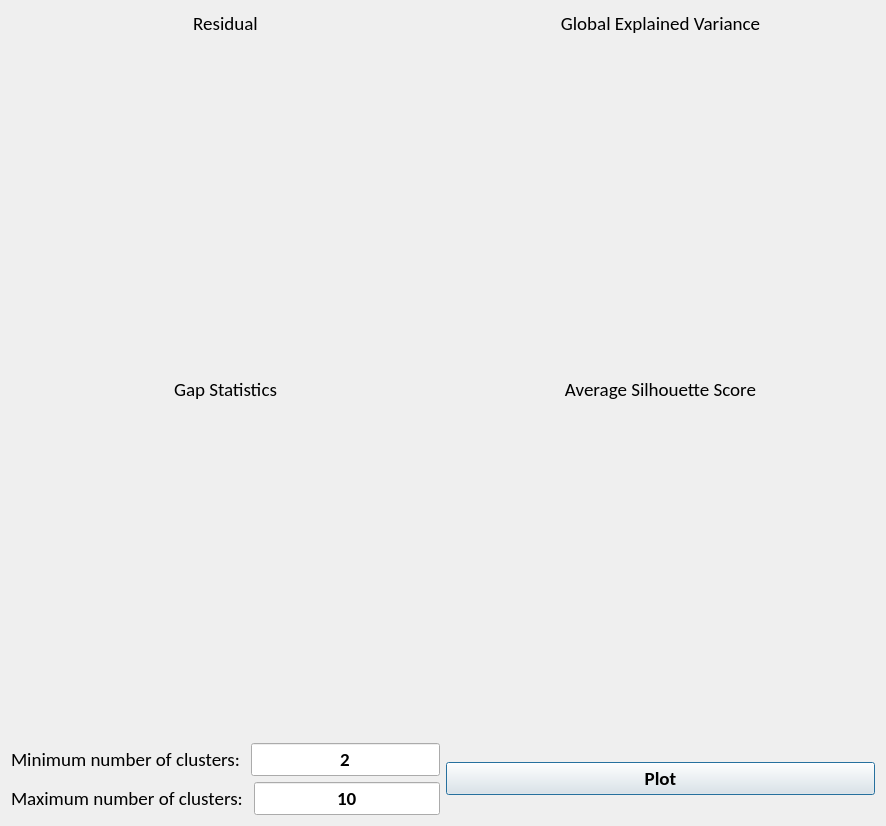
<?xml version="1.0" encoding="UTF-8"?>
<ui version="4.0">
 <class>Dialog</class>
 <widget class="QDialog" name="Dialog">
  <property name="geometry">
   <rect>
    <x>0</x>
    <y>0</y>
    <width>886</width>
    <height>826</height>
   </rect>
  </property>
  <property name="font">
   <font>
    <family>Calibri</family>
    <pointsize>14</pointsize>
   </font>
  </property>
  <property name="windowTitle">
   <string>Dialog</string>
  </property>
  <layout class="QGridLayout" name="gridLayout_2">
   <item row="0" column="0">
    <layout class="QGridLayout" name="gridLayout">
     <item row="0" column="1">
      <widget class="QLabel" name="gev_label">
       <property name="sizePolicy">
        <sizepolicy hsizetype="MinimumExpanding" vsizetype="Maximum">
         <horstretch>0</horstretch>
         <verstretch>0</verstretch>
        </sizepolicy>
       </property>
       <property name="font">
        <font>
         <pointsize>14</pointsize>
        </font>
       </property>
       <property name="text">
        <string>Global Explained Variance</string>
       </property>
       <property name="alignment">
        <set>Qt::AlignCenter</set>
       </property>
      </widget>
     </item>
     <item row="1" column="0" rowspan="3">
      <widget class="MplWidget" name="MplWidget_residual" native="true">
       <property name="sizePolicy">
        <sizepolicy hsizetype="Preferred" vsizetype="Preferred">
         <horstretch>0</horstretch>
         <verstretch>0</verstretch>
        </sizepolicy>
       </property>
       <property name="minimumSize">
        <size>
         <width>400</width>
         <height>300</height>
        </size>
       </property>
       <property name="font">
        <font>
         <pointsize>14</pointsize>
        </font>
       </property>
      </widget>
     </item>
     <item row="0" column="0">
      <widget class="QLabel" name="residual_label">
       <property name="sizePolicy">
        <sizepolicy hsizetype="MinimumExpanding" vsizetype="Maximum">
         <horstretch>0</horstretch>
         <verstretch>0</verstretch>
        </sizepolicy>
       </property>
       <property name="font">
        <font>
         <pointsize>14</pointsize>
        </font>
       </property>
       <property name="text">
        <string>Residual</string>
       </property>
       <property name="alignment">
        <set>Qt::AlignCenter</set>
       </property>
      </widget>
     </item>
     <item row="6" column="0" colspan="2">
      <layout class="QGridLayout" name="gridLayout_4">
       <item row="0" column="0">
        <layout class="QHBoxLayout" name="horizontalLayout_2">
         <item>
          <widget class="QLabel" name="label_3">
           <property name="sizePolicy">
            <sizepolicy hsizetype="Minimum" vsizetype="Maximum">
             <horstretch>0</horstretch>
             <verstretch>0</verstretch>
            </sizepolicy>
           </property>
           <property name="font">
            <font>
             <pointsize>14</pointsize>
            </font>
           </property>
           <property name="text">
            <string>Minimum number of clusters: </string>
           </property>
          </widget>
         </item>
         <item>
          <widget class="QLineEdit" name="k_min_maps_input">
           <property name="sizePolicy">
            <sizepolicy hsizetype="Expanding" vsizetype="Maximum">
             <horstretch>0</horstretch>
             <verstretch>0</verstretch>
            </sizepolicy>
           </property>
           <property name="font">
            <font>
             <pointsize>14</pointsize>
             <weight>75</weight>
             <bold>true</bold>
            </font>
           </property>
           <property name="text">
            <string>2</string>
           </property>
           <property name="maxLength">
            <number>2</number>
           </property>
           <property name="alignment">
            <set>Qt::AlignCenter</set>
           </property>
          </widget>
         </item>
        </layout>
       </item>
       <item row="1" column="0">
        <layout class="QHBoxLayout" name="horizontalLayout_3">
         <item>
          <widget class="QLabel" name="label_4">
           <property name="sizePolicy">
            <sizepolicy hsizetype="Minimum" vsizetype="Maximum">
             <horstretch>0</horstretch>
             <verstretch>0</verstretch>
            </sizepolicy>
           </property>
           <property name="font">
            <font>
             <pointsize>14</pointsize>
            </font>
           </property>
           <property name="text">
            <string>Maximum number of clusters: </string>
           </property>
          </widget>
         </item>
         <item>
          <widget class="QLineEdit" name="k_max_maps_input">
           <property name="sizePolicy">
            <sizepolicy hsizetype="Expanding" vsizetype="Maximum">
             <horstretch>0</horstretch>
             <verstretch>0</verstretch>
            </sizepolicy>
           </property>
           <property name="font">
            <font>
             <pointsize>14</pointsize>
             <weight>75</weight>
             <bold>true</bold>
            </font>
           </property>
           <property name="text">
            <string>10</string>
           </property>
           <property name="maxLength">
            <number>2</number>
           </property>
           <property name="alignment">
            <set>Qt::AlignCenter</set>
           </property>
          </widget>
         </item>
        </layout>
       </item>
       <item row="0" column="2" rowspan="2">
        <layout class="QVBoxLayout" name="verticalLayout">
         <item>
          <spacer name="verticalSpacer_2">
           <property name="font">
            <font>
             <pointsize>14</pointsize>
            </font>
           </property>
           <property name="orientation">
            <enum>Qt::Vertical</enum>
           </property>
           <property name="sizeType">
            <enum>QSizePolicy::Preferred</enum>
           </property>
           <property name="sizeHint" stdset="0">
            <size>
             <width>20</width>
             <height>40</height>
            </size>
           </property>
          </spacer>
         </item>
         <item>
          <widget class="QPushButton" name="plot_k_button">
           <property name="sizePolicy">
            <sizepolicy hsizetype="Expanding" vsizetype="Preferred">
             <horstretch>0</horstretch>
             <verstretch>0</verstretch>
            </sizepolicy>
           </property>
           <property name="font">
            <font>
             <pointsize>14</pointsize>
             <weight>75</weight>
             <bold>true</bold>
            </font>
           </property>
           <property name="cursor">
            <cursorShape>PointingHandCursor</cursorShape>
           </property>
           <property name="text">
            <string>Plot</string>
           </property>
          </widget>
         </item>
         <item>
          <spacer name="verticalSpacer_3">
           <property name="font">
            <font>
             <pointsize>14</pointsize>
            </font>
           </property>
           <property name="orientation">
            <enum>Qt::Vertical</enum>
           </property>
           <property name="sizeType">
            <enum>QSizePolicy::Preferred</enum>
           </property>
           <property name="sizeHint" stdset="0">
            <size>
             <width>20</width>
             <height>40</height>
            </size>
           </property>
          </spacer>
         </item>
        </layout>
       </item>
      </layout>
     </item>
     <item row="4" column="0">
      <widget class="QLabel" name="gapstat_label">
       <property name="font">
        <font>
         <pointsize>14</pointsize>
        </font>
       </property>
       <property name="text">
        <string>Gap Statistics</string>
       </property>
       <property name="alignment">
        <set>Qt::AlignCenter</set>
       </property>
      </widget>
     </item>
     <item row="5" column="0">
      <widget class="MplWidget" name="MplWidget_sumsqr" native="true">
       <property name="sizePolicy">
        <sizepolicy hsizetype="Preferred" vsizetype="Preferred">
         <horstretch>0</horstretch>
         <verstretch>0</verstretch>
        </sizepolicy>
       </property>
       <property name="minimumSize">
        <size>
         <width>400</width>
         <height>300</height>
        </size>
       </property>
       <property name="font">
        <font>
         <pointsize>14</pointsize>
        </font>
       </property>
      </widget>
     </item>
     <item row="5" column="1">
      <widget class="MplWidget" name="MplWidget_silhouette" native="true">
       <property name="sizePolicy">
        <sizepolicy hsizetype="Preferred" vsizetype="Preferred">
         <horstretch>0</horstretch>
         <verstretch>0</verstretch>
        </sizepolicy>
       </property>
       <property name="minimumSize">
        <size>
         <width>400</width>
         <height>300</height>
        </size>
       </property>
       <property name="font">
        <font>
         <pointsize>14</pointsize>
        </font>
       </property>
      </widget>
     </item>
     <item row="4" column="1">
      <widget class="QLabel" name="silhouette_label">
       <property name="font">
        <font>
         <pointsize>14</pointsize>
        </font>
       </property>
       <property name="text">
        <string>Average Silhouette Score</string>
       </property>
       <property name="alignment">
        <set>Qt::AlignCenter</set>
       </property>
      </widget>
     </item>
     <item row="1" column="1" rowspan="3">
      <widget class="MplWidget" name="MplWidget_gev" native="true">
       <property name="sizePolicy">
        <sizepolicy hsizetype="Preferred" vsizetype="Preferred">
         <horstretch>0</horstretch>
         <verstretch>0</verstretch>
        </sizepolicy>
       </property>
       <property name="minimumSize">
        <size>
         <width>400</width>
         <height>300</height>
        </size>
       </property>
       <property name="font">
        <font>
         <pointsize>14</pointsize>
        </font>
       </property>
      </widget>
     </item>
    </layout>
   </item>
  </layout>
 </widget>
 <customwidgets>
  <customwidget>
   <class>MplWidget</class>
   <extends>QWidget</extends>
   <header>customwidgets.mplwidget</header>
   <container>1</container>
  </customwidget>
 </customwidgets>
 <resources/>
 <connections/>
</ui>
